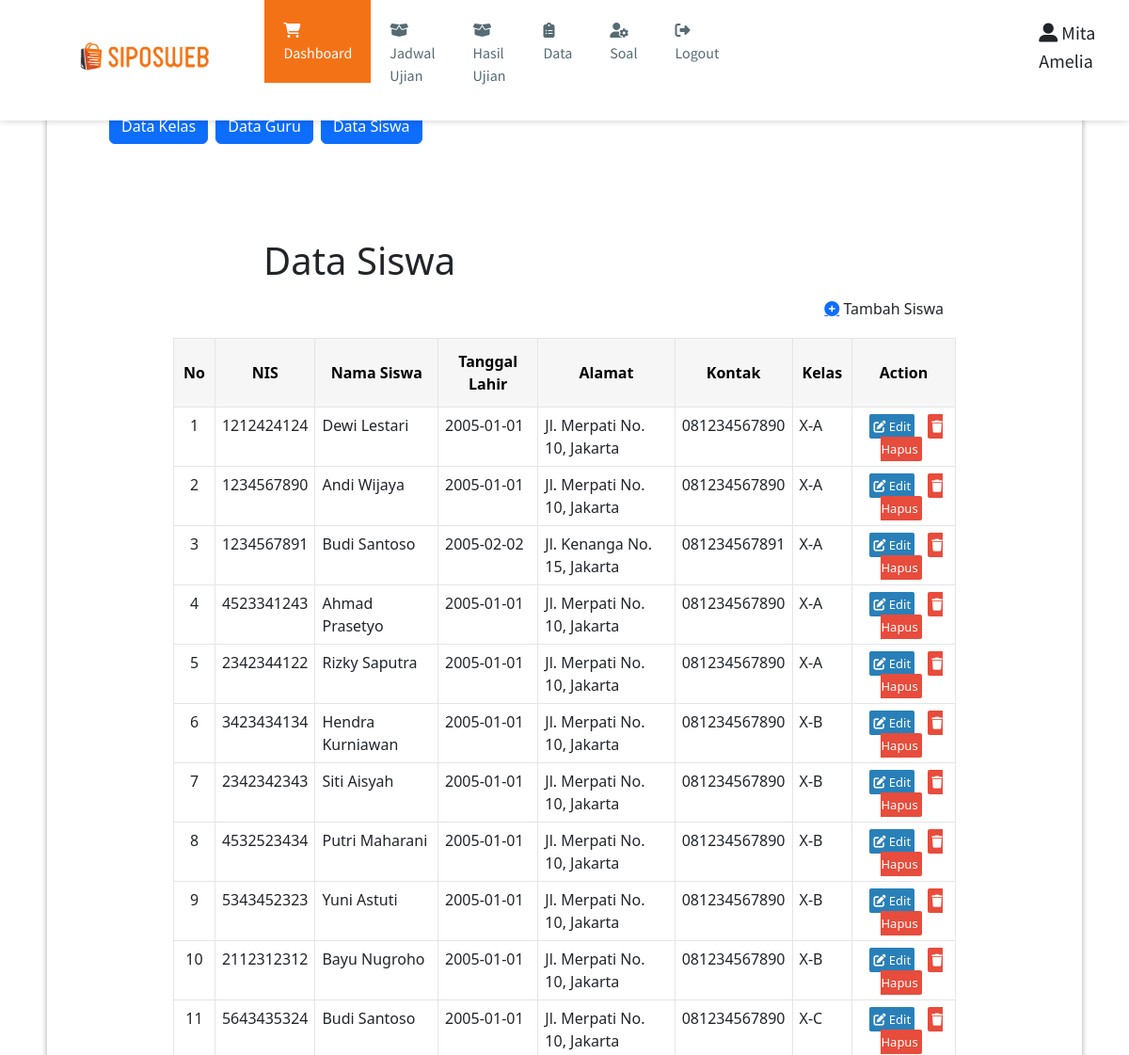
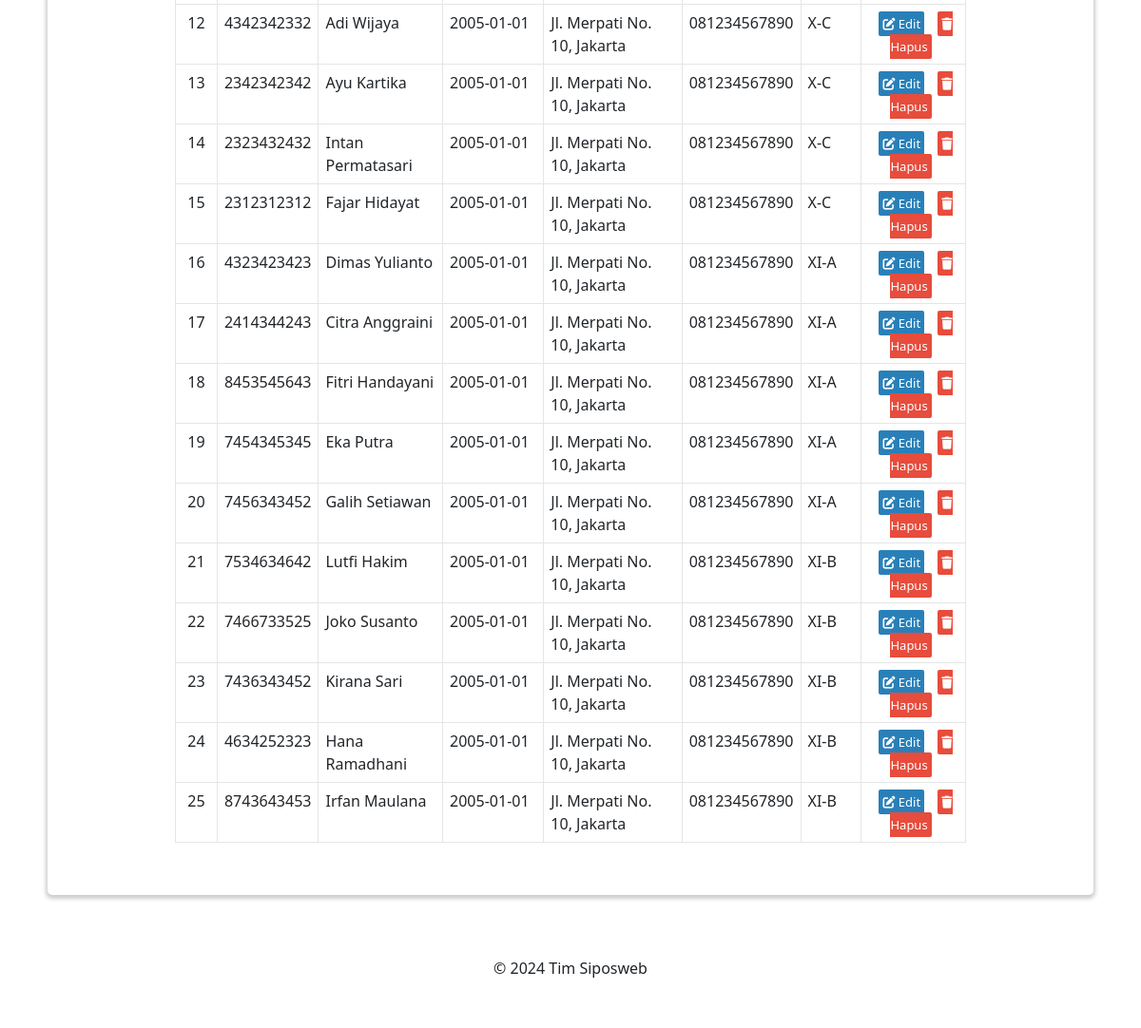
/dataSiswa.php (signed in), run on the app's committed database (2 pictures, top to bottom).
### tables this page shows
CREATE TABLE `siswa` (
  `nis` varchar(10) NOT NULL,
  `siswa` varchar(30) NOT NULL,
  `tanggal_lahir` date NOT NULL,
  `alamat` varchar(30) NOT NULL,
  `kontak` varchar(13) NOT NULL,
  `id_kelas` varchar(10) NOT NULL,
  `id_user` varchar(10) NOT NULL
);

CREATE TABLE `kelas` (
  `id_kelas` varchar(10) NOT NULL,
  `kelas` varchar(30) NOT NULL,
  `ruangan` varchar(10) NOT NULL,
  `ketua_kelas` varchar(30) NOT NULL
);

### dataSiswa.php (the view, shortened to what this page needs)
<?php include "header.php"; ?>
<main>
	<div>
		<ul style="display: flex;">
			<li class="mx-1"><a class="btn btn-primary" href="dataKelas.php">Data Kelas</a></li>
			<li class="mx-1"><a class="btn btn-primary" href="dataGuru.php">Data Guru</a></li>
			<li class="mx-1"><a class="btn btn-primary" href="dataSiswa.php">Data Siswa</a></li>
		</ul>
		<div>
			<h1 style="margin-left: 200px; margin-top: 100px;">Data Siswa</h1>
		</div>
	</div>
	<div class="content-produk">
		<button class="btn btn-tambahkan-produk" id="btn-tambahkan-produk" data-bs-toggle="modal" data-bs-target="#addSiswa"><a class="fas fa-plus-circle"></a> Tambah Siswa</i></button>
		<div style="height: 50px;"></div>
		<table class="table-produk">
			<tr>
				<th class="text-center align-middle">No</th>
				<th class="text-center align-middle">NIS</th>
				<th class="text-center align-middle">Nama Siswa</th>
				<th class="text-center align-middle">Tanggal Lahir</th>
				<th class="text-center align-middle">Alamat</th>
				<th class="text-center align-middle">Kontak</th>
				<th class="text-center align-middle">Kelas</th>
				<th class="text-center align-middle" colspan="2">Action</th>
			</tr>
			<?php
			$ambildata = mysqli_query($mysqli, "SELECT * FROM siswa, kelas where siswa.id_kelas=kelas.id_kelas order by siswa.id_kelas asc;");
			$i = 1;
			while ($data = mysqli_fetch_array($ambildata)) {
			?>
				<tr>
					<td style="text-align: center;"><?= $i; ?></td>
					<td><?= $data["nis"]; ?></td>
					<td><?= $data["siswa"]; ?></td>
					<td><?= $data['tanggal_lahir']; ?></td>
					<td><?= $data['alamat']; ?></td>
					<td><?= $data['kontak']; ?></td>
					<td><?= $data['kelas']; ?></td>
					<td style="text-align: center;">
						<a href="#" class="action-edit" data-bs-toggle="modal" data-bs-target="#edit<?= $data['nis']; ?>"><i class="fas fa-edit"></i> Edit</a>
						<a href="#" class="action-hapus" data-bs-toggle="modal" data-bs-target="#delete<?= $data['nis']; ?>"><i class="fas fa-trash"></i> Hapus</a>
					</td>
				</tr>
			<?php
				$i++;
			}
			?>
		</table>
	</div>
</main>
<?php include "footer.php"; ?>

### assets/styles/style.css (style rules this page uses)
body { font-family: 'Lato', sans-serif; color: #585858; background: #E7EFF2; }
main { background: white; box-shadow: 0 2px 4px 2px rgba(0, 0, 0, 0.2); border-radius: 5px; padding: 30px; margin: 85px 50px 30px; }
.btn { cursor: pointer; border: 1.5px solid #F47216; padding: 10px; border-radius: 5px; transition: 0.5s; font-weight: 600; text-decoration: none; }
.btn-tambahkan-produk, .btn-tambahkan-transaksi { background-color: #F47216; color: white; float: right; }
.table-produk, .table-laporan { margin: auto; margin-bottom: 25px; width: 100%; }
.table-produk td, .table-laporan td { border: 1.5px solid #E5E5E5; padding: 7px; }
.table-produk th, .table-laporan th { color: #000; background-color: #F6F6F6; border: 1.5px solid #E5E5E5; padding: 12px 10px; font-weight: 600; text-decoration: none; }
.content-produk, .content-laporan { width: 80%; margin: auto; }
.action-hapus, .action-edit, .action-detail { text-decoration: none; color: white; padding: 4px; margin: 5px; font-size: 13px; border-radius: 2px; }
.action-hapus { background-color: #e74c3c; }
.action-edit, .action-detail { background-color: #2980b9; }

### data on the page
siswa: nis "1212424124", siswa "Dewi Lestari", tanggal_lahir "2005-01-01", alamat "Jl. Merpati No. 10, Jakarta", kontak "081234567890", id_kelas.kelas "X-A"
siswa: nis "1234567890", siswa "Andi Wijaya", tanggal_lahir "2005-01-01", alamat "Jl. Merpati No. 10, Jakarta", kontak "081234567890", id_kelas.kelas "X-A"
siswa: nis "1234567891", siswa "Budi Santoso", tanggal_lahir "2005-02-02", alamat "Jl. Kenanga No. 15, Jakarta", kontak "081234567891", id_kelas.kelas "X-A"
siswa: nis "4523341243", siswa "Ahmad Prasetyo", tanggal_lahir "2005-01-01", alamat "Jl. Merpati No. 10, Jakarta", kontak "081234567890", id_kelas.kelas "X-A"
siswa: nis "2342344122", siswa "Rizky Saputra", tanggal_lahir "2005-01-01", alamat "Jl. Merpati No. 10, Jakarta", kontak "081234567890", id_kelas.kelas "X-A"
siswa: nis "3423434134", siswa "Hendra Kurniawan", tanggal_lahir "2005-01-01", alamat "Jl. Merpati No. 10, Jakarta", kontak "081234567890", id_kelas.kelas "X-B"
siswa: nis "2342342343", siswa "Siti Aisyah", tanggal_lahir "2005-01-01", alamat "Jl. Merpati No. 10, Jakarta", kontak "081234567890", id_kelas.kelas "X-B"
siswa: nis "4532523434", siswa "Putri Maharani", tanggal_lahir "2005-01-01", alamat "Jl. Merpati No. 10, Jakarta", kontak "081234567890", id_kelas.kelas "X-B"
siswa: nis "5343452323", siswa "Yuni Astuti", tanggal_lahir "2005-01-01", alamat "Jl. Merpati No. 10, Jakarta", kontak "081234567890", id_kelas.kelas "X-B"
siswa: nis "2112312312", siswa "Bayu Nugroho", tanggal_lahir "2005-01-01", alamat "Jl. Merpati No. 10, Jakarta", kontak "081234567890", id_kelas.kelas "X-B"
siswa: nis "5643435324", siswa "Budi Santoso", tanggal_lahir "2005-01-01", alamat "Jl. Merpati No. 10, Jakarta", kontak "081234567890", id_kelas.kelas "X-C"
siswa: nis "4342342332", siswa "Adi Wijaya", tanggal_lahir "2005-01-01", alamat "Jl. Merpati No. 10, Jakarta", kontak "081234567890", id_kelas.kelas "X-C"
siswa: nis "2342342342", siswa "Ayu Kartika", tanggal_lahir "2005-01-01", alamat "Jl. Merpati No. 10, Jakarta", kontak "081234567890", id_kelas.kelas "X-C"
siswa: nis "2323432432", siswa "Intan Permatasari", tanggal_lahir "2005-01-01", alamat "Jl. Merpati No. 10, Jakarta", kontak "081234567890", id_kelas.kelas "X-C"
siswa: nis "2312312312", siswa "Fajar Hidayat", tanggal_lahir "2005-01-01", alamat "Jl. Merpati No. 10, Jakarta", kontak "081234567890", id_kelas.kelas "X-C"
siswa: nis "4323423423", siswa "Dimas Yulianto", tanggal_lahir "2005-01-01", alamat "Jl. Merpati No. 10, Jakarta", kontak "081234567890", id_kelas.kelas "XI-A"
siswa: nis "2414344243", siswa "Citra Anggraini", tanggal_lahir "2005-01-01", alamat "Jl. Merpati No. 10, Jakarta", kontak "081234567890", id_kelas.kelas "XI-A"
siswa: nis "8453545643", siswa "Fitri Handayani", tanggal_lahir "2005-01-01", alamat "Jl. Merpati No. 10, Jakarta", kontak "081234567890", id_kelas.kelas "XI-A"
siswa: nis "7454345345", siswa "Eka Putra", tanggal_lahir "2005-01-01", alamat "Jl. Merpati No. 10, Jakarta", kontak "081234567890", id_kelas.kelas "XI-A"
siswa: nis "7456343452", siswa "Galih Setiawan", tanggal_lahir "2005-01-01", alamat "Jl. Merpati No. 10, Jakarta", kontak "081234567890", id_kelas.kelas "XI-A"
siswa: nis "7534634642", siswa "Lutfi Hakim", tanggal_lahir "2005-01-01", alamat "Jl. Merpati No. 10, Jakarta", kontak "081234567890", id_kelas.kelas "XI-B"
siswa: nis "7466733525", siswa "Joko Susanto", tanggal_lahir "2005-01-01", alamat "Jl. Merpati No. 10, Jakarta", kontak "081234567890", id_kelas.kelas "XI-B"
siswa: nis "7436343452", siswa "Kirana Sari", tanggal_lahir "2005-01-01", alamat "Jl. Merpati No. 10, Jakarta", kontak "081234567890", id_kelas.kelas "XI-B"
siswa: nis "4634252323", siswa "Hana Ramadhani", tanggal_lahir "2005-01-01", alamat "Jl. Merpati No. 10, Jakarta", kontak "081234567890", id_kelas.kelas "XI-B"
siswa: nis "8743643453", siswa "Irfan Maulana", tanggal_lahir "2005-01-01", alamat "Jl. Merpati No. 10, Jakarta", kontak "081234567890", id_kelas.kelas "XI-B"

### other printed values
$_SESSION['fullname'] "Mita Amelia"
